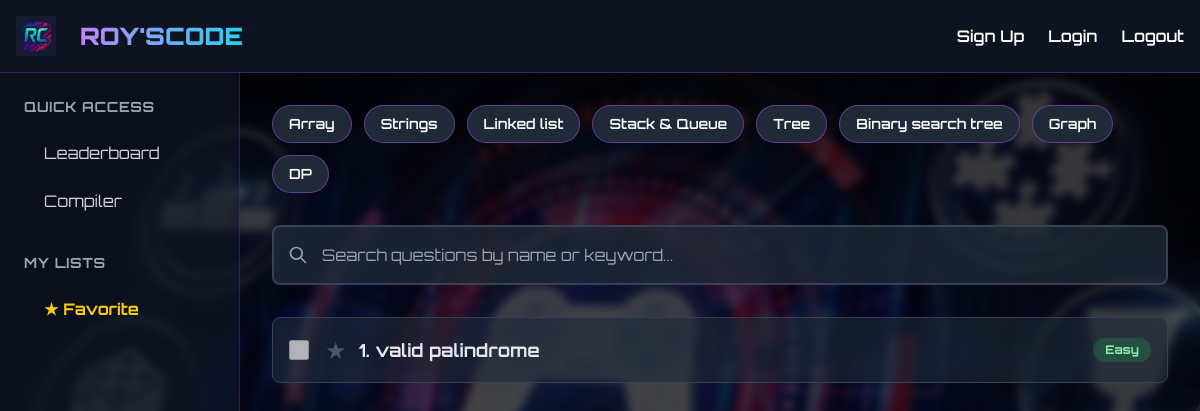
Page /dashboard/?topic=2 on the committed database.
### dashboard/models.py (models this page shows, shortened)
class Topic(models.Model):
    name = models.CharField(max_length=100)

class Question(models.Model):
    title = models.CharField(max_length=255)
    topic = models.ForeignKey(Topic, on_delete=models.CASCADE, related_name='questions')
    difficulty = models.CharField(max_length=10, choices=[("Easy", "Easy"), ("Med.", "Medium"), ("Hard", "Hard")])
    is_active = models.BooleanField(default=True)

### dashboard/views.py (the view, shortened to what this page needs)
# urls.py: path('dashboard/', include('dashboard.urls')),
def dashboard(request):
    topics = Topic.objects.all()
    search_query = request.GET.get("search", "")
    selected_topic_id_str = request.GET.get("topic")
    questions = Question.objects.filter(is_active=True)
    active_topic_id = None
    if search_query:
        questions = questions.filter(
            Q(title__icontains=search_query)
        )
    elif selected_topic_id_str and selected_topic_id_str.isdigit():
        active_topic_id = int(selected_topic_id_str)
        questions = questions.filter(topic_id=active_topic_id)
    if request.user.is_authenticated:
        solved_question_ids = set(UserSolvedQuestion.objects.filter(user=request.user).values_list('question_id', flat=True))
        favorited_question_ids = set(UserSolvedQuestion.objects.filter(user=request.user, is_favorite=True).values_list('question_id', flat=True))
    else:
        solved_question_ids = set()
        favorited_question_ids = set()
    context = {
        "topics": topics,
        "questions": questions,
        "selected_topic_id": active_topic_id,
        "solved_question_ids": solved_question_ids,
        "favorited_question_ids": favorited_question_ids,
        "search_query": search_query,
    }
    return render(request, "dashboard.html", context)

### dashboard/templates/dashboard.html (shortened to what this page needs)
{% load static %}
<!DOCTYPE html>
<html lang="en">
<head>
  <script src="https://cdn.tailwindcss.com"></script>
</head>
<body class="text-white">
  <div class="min-h-screen bg-black/70 backdrop-blur-sm">
    <nav class="flex justify-between items-center p-4 bg-gray-900/80 border-b border-purple-500/30 shadow-lg">
      <div class="flex items-center space-x-6">
        <img src="{% static 'images/RC.png' %}" alt="Roy'sCode Logo" class="h-10 w-10 animate-pulse">
        <div class="text-2xl font-black uppercase text-transparent bg-clip-text bg-gradient-to-r from-purple-400 to-cyan-400">Roy'sCode</div>
      </div>
      <div class="flex items-center space-x-6">
        <a href="/auth/register" class="font-semibold hover:text-cyan-400 transition-colors">Sign Up</a>
        <a href="/auth/login" class="font-semibold hover:text-cyan-400 transition-colors">Login</a>
        <a href="/auth/logout" class="font-semibold hover:text-cyan-400 transition-colors">Logout</a>
      </div>
    </nav>
    <div class="flex">
      <aside class="w-1/5 bg-gray-900/60 h-[calc(100vh-68px)] p-6 border-r border-purple-500/20">
        <h2 class="font-bold text-sm uppercase text-gray-400 mb-4 tracking-wider">Quick Access</h2>
        <ul class="space-y-2">
          <li><a href="{% url 'leaderboard' %}" class="flex items-center gap-3 px-4 py-2 rounded-lg text-gray-300 border-l-4 border-transparent hover:border-cyan-400 hover:bg-gray-700/50 transition-all">Leaderboard</a></li>
          <li><a href="/compile" class="flex items-center gap-3 px-4 py-2 rounded-lg text-gray-300 border-l-4 border-transparent hover:border-cyan-400 hover:bg-gray-700/50 transition-all">Compiler</a></li>
        </ul>
        <h2 class="font-bold text-sm uppercase text-gray-400 mt-8 mb-4 tracking-wider">My Lists</h2>
        <ul>
          <li class="mb-2"><a href="{% url 'favorite_list' %}" class="flex items-center gap-3 px-4 py-2 rounded-lg font-bold text-yellow-400 border-l-4 border-transparent hover:border-yellow-400 hover:bg-gray-700/50 transition-all">★ Favorite</a></li>
        </ul>
      </aside>
      <main class="w-4/5 p-8 overflow-y-auto h-[calc(100vh-68px)]">
        <div class="flex flex-wrap gap-3 mb-8">
            {% for topic in topics %}
                <a href="?topic={{ topic.id }}" class="px-4 py-2 text-sm font-semibold bg-gray-800 border border-purple-500/50 rounded-full hover:bg-purple-500/20 hover:text-purple-300 hover:border-purple-400 transition-all">
                    {{ topic.name }}
                </a>
            {% endfor %}
        </div>
        <form method="GET" action="{% url 'dashboard' %}" class="mb-8 relative">
            <div class="absolute inset-y-0 left-0 pl-4 flex items-center pointer-events-none">
                <svg class="w-5 h-5 text-gray-400" xmlns="http://www.w3.org/2000/svg" fill="none" viewBox="0 0 24 24" stroke="currentColor"><path stroke-linecap="round" stroke-linejoin="round" stroke-width="2" d="M21 21l-6-6m2-5a7 7 0 11-14 0 7 7 0 0114 0z"></path></svg>
            </div>
            <input
                type="text"
                name="search"
                value="{{ search_query|default:'' }}"
                placeholder="Search questions by name or keyword..."
                class="w-full p-4 pl-12 bg-gray-800/80 border-2 border-gray-700 rounded-lg focus:outline-none focus:ring-2 focus:ring-purple-500 focus:border-purple-500 transition-all"
            />
        </form>
        <div class="space-y-3">
          {% for question in questions %}
            <div class="flex items-center justify-between p-4 bg-gray-800/60 hover:bg-gray-700/80 border border-gray-700 hover:border-purple-500 rounded-lg transition-all transform hover:scale-[1.02]">
              <div class="flex items-center space-x-4">
                <input
                  type="checkbox"
                  class="h-5 w-5 bg-gray-900 border-gray-600 rounded text-purple-500 focus:ring-purple-600"
                  disabled
>
                <div class="flex items-center space-x-3">
                    <a href="{% url 'toggle_favorite' question.id %}" title="Toggle Favorite">
                        <span class="text-2xl transition-transform transform hover:scale-125
                            {% if question.id in favorited_question_ids %}
                                text-yellow-400
                            {% else %}
                                text-gray-600 hover:text-yellow-300
                            {% endif %}
                        ">★</span>
                    </a>
                    <a href="{% url 'problem_detail' question.id %}" class="text-lg font-bold text-gray-200 hover:text-purple-400 transition-colors">{{ forloop.counter }}. {{ question.title }}</a>
                </div>
              </div>
              <span class="px-3 py-1 text-xs font-bold rounded-full
                {% if question.difficulty == 'Easy' %} bg-green-500/20 text-green-300
                {% elif question.difficulty == 'Medium' %} bg-yellow-500/20 text-yellow-300
                {% else %} bg-red-500/20 text-red-300 {% endif %}">
                {{ question.difficulty }}
              </span>
            </div>
          {% endfor %}
        </div>
      </main>
    </div>
  </div>
</body>
</html>

### rows in the picture
Topic: name "Array"
Topic: name "Strings"
Topic: name "Linked list"
Topic: name "Stack & Queue"
Topic: name "Tree"
Topic: name "Binary search tree"
Topic: name "Graph"
Topic: name "DP"
Question: title "valid palindrome", difficulty "Easy"
